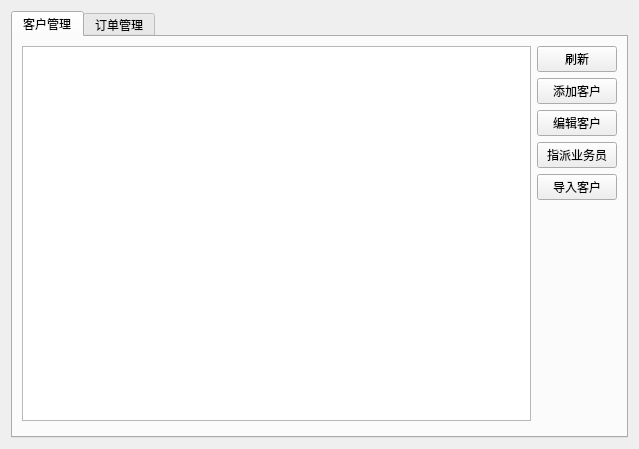
<?xml version="1.0" encoding="UTF-8"?>
<ui version="4.0">
 <class>BusinessManagerUI</class>
 <widget class="QWidget" name="BusinessManagerUI">
  <property name="geometry">
   <rect>
    <x>0</x>
    <y>0</y>
    <width>639</width>
    <height>449</height>
   </rect>
  </property>
  <property name="windowTitle">
   <string>Form</string>
  </property>
  <layout class="QVBoxLayout" name="verticalLayout_4">
   <item>
    <widget class="QTabWidget" name="tabWidget">
     <property name="currentIndex">
      <number>0</number>
     </property>
     <widget class="QWidget" name="tab">
      <attribute name="title">
       <string>客户管理</string>
      </attribute>
      <layout class="QHBoxLayout" name="horizontalLayout">
       <item>
        <layout class="QVBoxLayout" name="verticalLayout">
         <item>
          <widget class="MyTableView" name="clientView"/>
         </item>
         <item>
          <widget class="SqlPageControleUI" name="clientPageCtrl" native="true"/>
         </item>
        </layout>
       </item>
       <item>
        <layout class="QVBoxLayout" name="verticalLayout_3">
         <item>
          <widget class="QPushButton" name="refleshBtn">
           <property name="text">
            <string>刷新</string>
           </property>
          </widget>
         </item>
         <item>
          <widget class="QPushButton" name="addClientBtn">
           <property name="text">
            <string>添加客户</string>
           </property>
          </widget>
         </item>
         <item>
          <widget class="QPushButton" name="clientEditBtn">
           <property name="text">
            <string>编辑客户</string>
           </property>
          </widget>
         </item>
         <item>
          <widget class="QPushButton" name="EditSaleManBtn">
           <property name="text">
            <string>指派业务员</string>
           </property>
          </widget>
         </item>
         <item>
          <widget class="QPushButton" name="pushButton_4">
           <property name="text">
            <string>导入客户</string>
           </property>
          </widget>
         </item>
         <item>
          <spacer name="verticalSpacer">
           <property name="orientation">
            <enum>Qt::Vertical</enum>
           </property>
           <property name="sizeHint" stdset="0">
            <size>
             <width>20</width>
             <height>40</height>
            </size>
           </property>
          </spacer>
         </item>
        </layout>
       </item>
      </layout>
     </widget>
     <widget class="QWidget" name="tab_2">
      <attribute name="title">
       <string>订单管理</string>
      </attribute>
      <layout class="QVBoxLayout" name="verticalLayout_2">
       <item>
        <widget class="MyTableView" name="orderView"/>
       </item>
       <item>
        <widget class="SqlPageControleUI" name="orderPageCtrl" native="true"/>
       </item>
      </layout>
     </widget>
    </widget>
   </item>
  </layout>
 </widget>
 <customwidgets>
  <customwidget>
   <class>MyTableView</class>
   <extends>QTableView</extends>
   <header>mytableview.h</header>
  </customwidget>
  <customwidget>
   <class>SqlPageControleUI</class>
   <extends>QWidget</extends>
   <header>../sqlPageControleUI/sqlpagecontroleui.h</header>
   <container>1</container>
  </customwidget>
 </customwidgets>
 <resources/>
 <connections/>
</ui>
